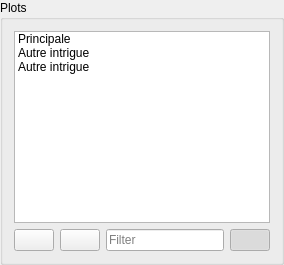
          <widget class="QGroupBox" name="groupBox_2">
           <property name="title">
            <string>Plots</string>
           </property>
           <layout class="QVBoxLayout" name="verticalLayout_10">
            <item>
             <widget class="QListWidget" name="listWidget_3">
              <property name="sizePolicy">
               <sizepolicy hsizetype="Preferred" vsizetype="Expanding">
                <horstretch>0</horstretch>
                <verstretch>0</verstretch>
               </sizepolicy>
              </property>
              <property name="dragEnabled">
               <bool>true</bool>
              </property>
              <property name="dragDropMode">
               <enum>QAbstractItemView::InternalMove</enum>
              </property>
              <item>
               <property name="text">
                <string>Principale</string>
               </property>
              </item>
              <item>
               <property name="text">
                <string>Autre intrigue</string>
               </property>
              </item>
              <item>
               <property name="text">
                <string>Autre intrigue</string>
               </property>
              </item>
             </widget>
            </item>
            <item>
             <layout class="QHBoxLayout" name="horizontalLayout_15">
              <item>
               <widget class="QPushButton" name="pushButton_8">
                <property name="text">
                 <string/>
                </property>
                <property name="icon">
                 <iconset theme="list-add">
                  <normaloff/>
                 </iconset>
                </property>
               </widget>
              </item>
              <item>
               <widget class="QPushButton" name="pushButton_11">
                <property name="text">
                 <string/>
                </property>
                <property name="icon">
                 <iconset theme="list-remove">
                  <normaloff/>
                 </iconset>
                </property>
               </widget>
              </item>
              <item>
               <widget class="QLineEdit" name="lineEdit_7">
                <property name="placeholderText">
                 <string>Filter</string>
                </property>
                <property name="clearButtonEnabled" stdset="0">
                 <bool>true</bool>
                </property>
               </widget>
              </item>
              <item>
               <widget class="QPushButton" name="btnPlotShowSummary">
                <property name="text">
                 <string/>
                </property>
                <property name="icon">
                 <iconset theme="text-x-generic">
                  <normaloff/>
                 </iconset>
                </property>
                <property name="checkable">
                 <bool>true</bool>
                </property>
                <property name="checked">
                 <bool>true</bool>
                </property>
               </widget>
              </item>
             </layout>
            </item>
           </layout>
          </widget>
